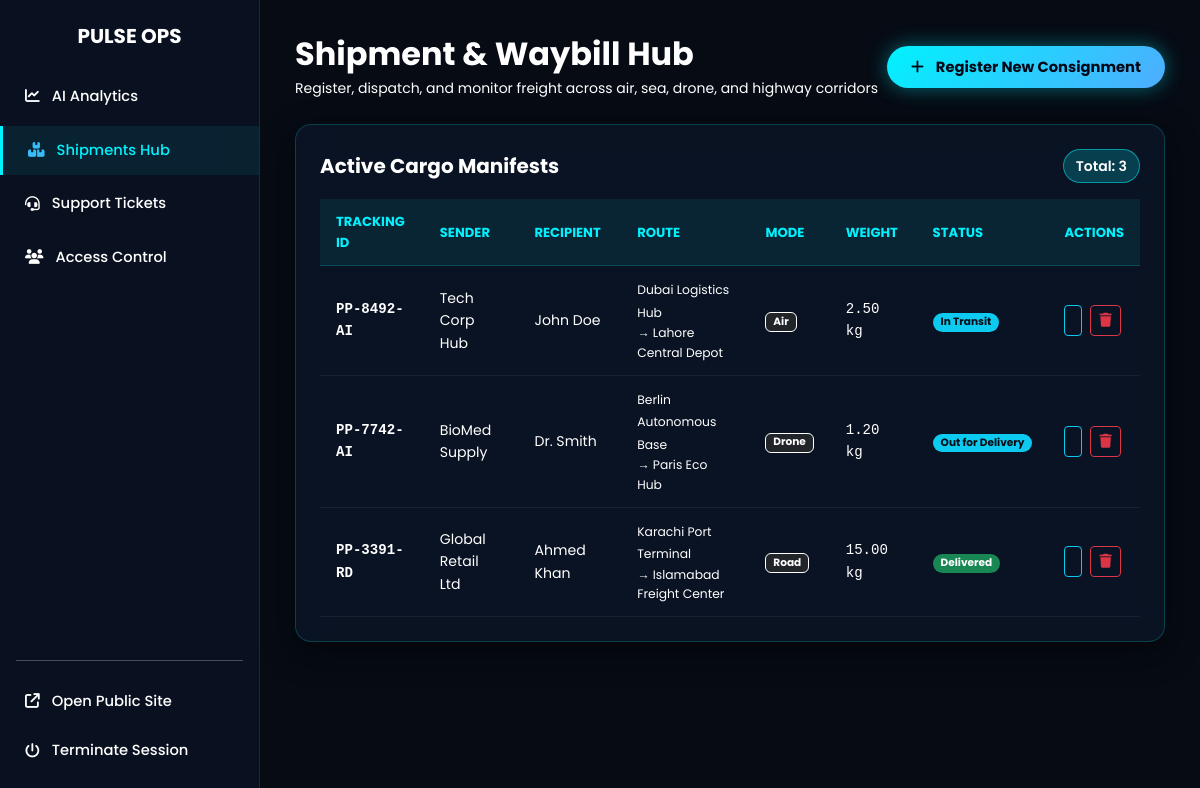
Page /admin/shipment.php (signed in) on the committed database.
### tables this page shows
CREATE TABLE IF NOT EXISTS `parcels` (
    `id` int(11) NOT NULL AUTO_INCREMENT,
    `user_id` int(11) DEFAULT NULL,
    `tracking_number` varchar(50) NOT NULL UNIQUE,
    `sender_name` varchar(100) NOT NULL,
    `receiver_name` varchar(100) NOT NULL,
    `origin` varchar(255) NOT NULL,
    `destination` varchar(255) NOT NULL,
    `shipping_method` enum('Air', 'Sea', 'Road', 'Drone', 'EV Delivery', 'Crowd Shipping') DEFAULT 'Road',
    `status` varchar(50) DEFAULT 'Pending',
    `weight` decimal(10,2) DEFAULT NULL,
    `dimensions` varchar(50) DEFAULT NULL,
    `created_at` timestamp DEFAULT CURRENT_TIMESTAMP,
    PRIMARY KEY (`id`),
    KEY `idx_user_id` (`user_id`),
    CONSTRAINT `fk_parcels_user` FOREIGN KEY (`user_id`) REFERENCES `users`(`id`) ON DELETE SET NULL
);

### admin/shipment.php (the view, shortened to what this page needs)
<?php
include('../config/db.php');
$parcels = $conn->query("SELECT * FROM parcels ORDER BY created_at DESC");
?>
<!DOCTYPE html>
<html lang="en">
<head>
    <link href="https://cdn.jsdelivr.net/npm/bootstrap@5.3.3/dist/css/bootstrap.min.css" rel="stylesheet">
    <link rel="stylesheet" href="https://cdnjs.cloudflare.com/ajax/libs/font-awesome/6.5.2/css/all.min.css">
    <link rel="stylesheet" href="../assets/css/style.css">
</head>
<body>
<div class="sidebar">
    <div>
        <div class="sidebar-brand text-center mb-4">
            <h5 class="fw-bold mb-0 text-white">PULSE <span style="color: #00f2fe;">OPS</span></h5>
        </div>
        <nav class="d-flex flex-column gap-1">
            <a class="nav-link-admin" href="dashboard.php">
                <i class="fa-solid fa-chart-line"></i> AI Analytics
            </a>
            <a class="nav-link-admin active" href="shipment.php">
                <i class="fa-solid fa-boxes-stacked text-info"></i> Shipments Hub
            </a>
            <a class="nav-link-admin" href="complaints.php">
                <i class="fa-solid fa-headset"></i> Support Tickets
            </a>
            <a class="nav-link-admin" href="users.php">
                <i class="fa-solid fa-users"></i> Access Control
            </a>
        </nav>
    </div>
    <div>
        <hr class="border-secondary opacity-25 mx-3 my-3">
        <a class="nav-link-admin text-secondary" href="../index.php">
            <i class="fa-solid fa-arrow-up-right-from-square"></i> Open Public Site
        </a>
        <a class="nav-link-admin text-danger" href="../logout.php">
            <i class="fa-solid fa-power-off"></i> Terminate Session
        </a>
    </div>
</div>
<div class="main-content">
    <div class="d-flex justify-content-between align-items-center mb-4">
        <div>
            <h2 class="fw-bold text-white mb-1">Shipment & Waybill Hub</h2>
            <p class="text-secondary small mb-0">Register, dispatch, and monitor freight across air, sea, drone, and highway corridors</p>
        </div>
        <button class="btn btn-pulse-primary" data-bs-toggle="collapse" data-bs-target="#newShipmentCollapse">
            <i class="fa-solid fa-plus me-1"></i> Register New Consignment
        </button>
    </div>
    <div class="admin-card">
        <div class="d-flex justify-content-between align-items-center mb-3">
            <h5 class="fw-bold text-white mb-0">Active Cargo Manifests</h5>
            <span class="badge-cyan small">Total: <?php echo $parcels ? $parcels->num_rows : 0; ?></span>
        </div>
        <div class="table-responsive">
            <table class="table-dark-glass">
                <thead>
                    <tr>
                        <th>Tracking ID</th>
                        <th>Sender</th>
                        <th>Recipient</th>
                        <th>Route</th>
                        <th>Mode</th>
                        <th>Weight</th>
                        <th>Status</th>
                        <th>Actions</th>
                    </tr>
                </thead>
                <tbody>
                    <?php if ($parcels && $parcels->num_rows > 0): ?>
                        <?php while ($row = $parcels->fetch_assoc()): ?>
                            <?php
                            $badge = 'bg-info text-dark';
                            if ($row['status'] === 'Delivered') $badge = 'bg-success text-white';
                            elseif ($row['status'] === 'Pending') $badge = 'bg-secondary text-white';
                            ?>
                            <tr>
                                <td class="font-monospace fw-bold" style="color: #00f2fe;">
                                    <?php echo htmlspecialchars($row['tracking_number']); ?>
                                </td>
                                <td class="text-white"><?php echo htmlspecialchars($row['sender_name']); ?></td>
                                <td class="text-white"><?php echo htmlspecialchars($row['receiver_name']); ?></td>
                                <td>
                                    <small class="text-white"><?php echo htmlspecialchars($row['origin']); ?></small>
                                    <div class="text-secondary small">&rarr; <?php echo htmlspecialchars($row['destination']); ?></div>
                                </td>
                                <td>
                                    <span class="badge bg-dark border border-secondary"><?php echo htmlspecialchars($row['shipping_method']); ?></span>
                                </td>
                                <td class="font-monospace"><?php echo htmlspecialchars($row['weight']); ?> kg</td>
                                <td><span class="badge <?php echo $badge; ?> rounded-pill px-2 py-1"><?php echo htmlspecialchars($row['status']); ?></span></td>
                                <td>
                                    <div class="d-flex gap-2">
                                        <a href="../pages/tracking.php?id=<?php echo urlencode($row['tracking_number']); ?>" class="btn btn-sm btn-outline-info" title="Inspect Radar">
                                        </a>
                                        <a href="shipment.php?delete=<?php echo $row['id']; ?>" class="btn btn-sm btn-outline-danger" onclick="return confirm('Confirm cancellation of this consignment?')" title="Delete Manifest">
                                            <i class="fa-solid fa-trash"></i>
                                        </a>
                                    </div>
                                </td>
                            </tr>
                        <?php endwhile; ?>
                    <?php else: ?>
                        <tr><td colspan="8" class="text-center py-4 text-secondary">No cargo manifests logged.</td></tr>
                    <?php endif; ?>
                </tbody>
            </table>
        </div>
    </div>
</div>
</body>
</html>

### assets/css/style.css (style rules this page uses)
:root { --bg-main: #060b14; --bg-secondary: #0a1120; --bg-card: rgba(14, 23, 42, 0.85); --bg-card-hover: rgba(18, 30, 56, 0.95); --bg-glass: rgba(15, 23, 42, 0.75); --bg-glass-border: rgba(0, 242, 254, 0.25); --bg-glass-border-hover: rgba(0, 242, 254, 0.6); --cyan: #00f2fe; --cyan-glow: rgba(0, 242, 254, 0.45); --blue: #4facfe; --blue-dark: #1e3a8a; --purple: #8b5cf6; --green: #10b981; --yellow: #f59e0b; --red: #ef4444; --text-primary: #ffffff; --text-secondary: #ffffff; --text-muted: #ffffff; --text-cyan: #38bdf8; --bs-body-color: #ffffff !important; --bs-body-color-rgb: 255, 255, 255 !important; --bs-secondary-color: #ffffff !important; --bs-secondary-rgb: 255, 255, 255 !important; --bs-tertiary-color: #ffffff !important; --bs-tertiary-color-rgb: 255, 255, 255 !important; --radius-sm: 8px; --radius-md: 14px; --radius-lg: 20px; --radius-full: 9999px; --transition: all 0.3s cubic-bezier(0.4, 0, 0.2, 1); --shadow-glow: 0 0 25px rgba(0, 242, 254, 0.25); --shadow-glow-lg: 0 0 45px rgba(0, 242, 254, 0.4); }
* { margin: 0; padding: 0; box-sizing: border-box; }
html { scroll-behavior: smooth; }
body { font-family: 'Poppins', -apple-system, BlinkMacSystemFont, 'Segoe UI', Roboto, sans-serif; background-color: var(--bg-main); color: #ffffff !important; overflow-x: hidden; line-height: 1.6; min-height: 100vh; display: flex; flex-direction: column; }
body, p, span, div, label, small, .small, .lead, .form-label, .form-text, .text-secondary, .text-muted, .text-body-secondary, .text-body-tertiary, span.text-secondary, span.text-muted, p.text-secondary, p.text-muted, div.text-secondary, div.text-muted, small.text-secondary, small.text-muted, .dropdown-item, .nav-link-admin, .table-dark-glass td, .admin-card span, .admin-card small, .admin-card p, .pulse-card p, .pulse-card span, .pulse-card small, .glass-box p, .glass-box span, .glass-box small { color: #ffffff !important; --bs-text-opacity: 1 !important; opacity: 1 !important; }
.text-info { color: #38bdf8 !important; }
.text-danger { color: #ef4444 !important; }
.text-white { color: #ffffff !important; }
.badge.text-dark { color: #060b14 !important; }
.btn-pulse-primary { background: linear-gradient(135deg, #00f2fe 0%, #4facfe 100%); color: #030816 !important; font-weight: 700; border: none; border-radius: var(--radius-full); padding: 10px 24px; font-size: 0.92rem; transition: var(--transition); box-shadow: 0 0 20px rgba(0, 242, 254, 0.4); display: inline-flex; align-items: center; justify-content: center; gap: 8px; text-decoration: none; }
.badge-cyan { background: rgba(0, 242, 254, 0.2); color: #ffffff; border: 1px solid rgba(0, 242, 254, 0.5); padding: 5px 12px; font-weight: 600; border-radius: var(--radius-full); }
.admin-card { background: rgba(14, 23, 42, 0.85); backdrop-filter: blur(15px); border: 1px solid rgba(0, 242, 254, 0.25); border-radius: 16px; padding: 24px; box-shadow: 0 10px 30px rgba(0, 0, 0, 0.6); }
.admin-card small, .admin-card span, .admin-card p { color: #ffffff !important; }

### rows in the picture
parcels: tracking_number "PP-8492-AI", sender_name "Tech Corp Hub", receiver_name "John Doe", origin "Dubai Logistics Hub", destination "Lahore Central Depot", shipping_method "Air", weight "2.50", status "In Transit"
parcels: tracking_number "PP-7742-AI", sender_name "BioMed Supply", receiver_name "Dr. Smith", origin "Berlin Autonomous Base", destination "Paris Eco Hub", shipping_method "Drone", weight "1.20", status "Out for Delivery"
parcels: tracking_number "PP-3391-RD", sender_name "Global Retail Ltd", receiver_name "Ahmed Khan", origin "Karachi Port Terminal", destination "Islamabad Freight Center", shipping_method "Road", weight "15.00", status "Delivered"

### other values in the picture
$parcels->num_rows "3"
